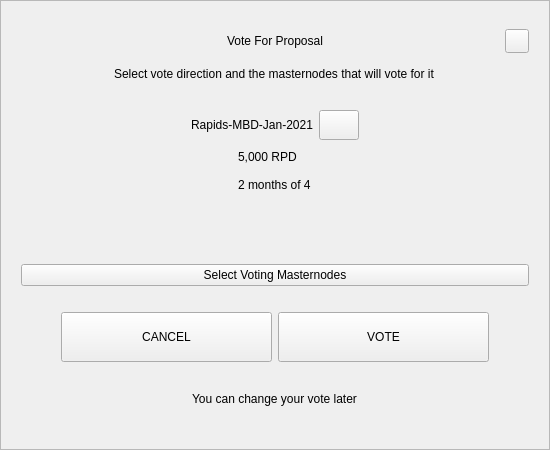
<?xml version="1.0" encoding="UTF-8"?>
<ui version="4.0">
 <class>VoteDialog</class>
 <widget class="QWidget" name="VoteDialog">
  <property name="geometry">
   <rect>
    <x>0</x>
    <y>0</y>
    <width>550</width>
    <height>450</height>
   </rect>
  </property>
  <layout class="QVBoxLayout" name="verticalLayout_1">
   <property name="spacing">
    <number>0</number>
   </property>
   <property name="leftMargin">
    <number>0</number>
   </property>
   <property name="topMargin">
    <number>0</number>
   </property>
   <property name="rightMargin">
    <number>0</number>
   </property>
   <property name="bottomMargin">
    <number>0</number>
   </property>
   <item>
    <widget class="QFrame" name="frame">
     <property name="styleSheet">
      <string notr="true"/>
     </property>
     <property name="frameShape">
      <enum>QFrame::StyledPanel</enum>
     </property>
     <property name="frameShadow">
      <enum>QFrame::Raised</enum>
     </property>
     <layout class="QVBoxLayout" name="verticalLayout_2">
      <property name="spacing">
       <number>6</number>
      </property>
      <property name="leftMargin">
       <number>20</number>
      </property>
      <property name="topMargin">
       <number>20</number>
      </property>
      <property name="rightMargin">
       <number>20</number>
      </property>
      <property name="bottomMargin">
       <number>20</number>
      </property>
      <item>
       <layout class="QHBoxLayout" name="horizontalLayout_1">
        <property name="spacing">
         <number>0</number>
        </property>
        <item>
         <spacer name="horizontalSpacer_1">
          <property name="orientation">
           <enum>Qt::Horizontal</enum>
          </property>
          <property name="sizeHint" stdset="0">
           <size>
            <width>40</width>
            <height>20</height>
           </size>
          </property>
         </spacer>
        </item>
        <item>
         <widget class="QLabel" name="labelTitle">
          <property name="minimumSize">
           <size>
            <width>0</width>
            <height>40</height>
           </size>
          </property>
          <property name="maximumSize">
           <size>
            <width>16777215</width>
            <height>40</height>
           </size>
          </property>
          <property name="styleSheet">
           <string notr="true">padding-left:24px;</string>
          </property>
          <property name="text">
           <string>Vote For Proposal</string>
          </property>
          <property name="alignment">
           <set>Qt::AlignCenter</set>
          </property>
          <property name="margin">
           <number>7</number>
          </property>
         </widget>
        </item>
        <item>
         <spacer name="horizontalSpacer_2">
          <property name="orientation">
           <enum>Qt::Horizontal</enum>
          </property>
          <property name="sizeHint" stdset="0">
           <size>
            <width>40</width>
            <height>20</height>
           </size>
          </property>
         </spacer>
        </item>
        <item>
         <widget class="QPushButton" name="btnEsc">
          <property name="minimumSize">
           <size>
            <width>24</width>
            <height>24</height>
           </size>
          </property>
          <property name="maximumSize">
           <size>
            <width>24</width>
            <height>24</height>
           </size>
          </property>
          <property name="focusPolicy">
           <enum>Qt::NoFocus</enum>
          </property>
          <property name="text">
           <string/>
          </property>
         </widget>
        </item>
       </layout>
      </item>
      <item alignment="Qt::AlignHCenter">
       <widget class="QLabel" name="labelSubtitle">
        <property name="text">
         <string>Select vote direction and the masternodes that will vote for it</string>
        </property>
       </widget>
      </item>
      <item>
       <spacer name="verticalSpacer_1">
        <property name="orientation">
         <enum>Qt::Vertical</enum>
        </property>
        <property name="sizeType">
         <enum>QSizePolicy::Expanding</enum>
        </property>
        <property name="sizeHint" stdset="0">
         <size>
          <width>20</width>
          <height>40</height>
         </size>
        </property>
       </spacer>
      </item>
      <item>
       <layout class="QHBoxLayout" name="horizontalLayout_2">
        <item>
         <spacer name="horizontalSpacer_3">
          <property name="orientation">
           <enum>Qt::Horizontal</enum>
          </property>
          <property name="sizeHint" stdset="0">
           <size>
            <width>40</width>
            <height>20</height>
           </size>
          </property>
         </spacer>
        </item>
        <item>
         <widget class="QLabel" name="labelTitleVote">
          <property name="minimumSize">
           <size>
            <width>0</width>
            <height>30</height>
           </size>
          </property>
          <property name="text">
           <string notr="true">Rapids-MBD-Jan-2021</string>
          </property>
          <property name="alignment">
           <set>Qt::AlignCenter</set>
          </property>
          <property name="wordWrap">
           <bool>true</bool>
          </property>
         </widget>
        </item>
        <item>
         <widget class="QPushButton" name="btnLink">
          <property name="minimumSize">
           <size>
            <width>0</width>
            <height>30</height>
           </size>
          </property>
          <property name="maximumSize">
           <size>
            <width>16777215</width>
            <height>30</height>
           </size>
          </property>
          <property name="cursor">
           <cursorShape>PointingHandCursor</cursorShape>
          </property>
          <property name="text">
           <string/>
          </property>
         </widget>
        </item>
        <item>
         <spacer name="horizontalSpacer_4">
          <property name="orientation">
           <enum>Qt::Horizontal</enum>
          </property>
          <property name="sizeHint" stdset="0">
           <size>
            <width>40</width>
            <height>20</height>
           </size>
          </property>
         </spacer>
        </item>
       </layout>
      </item>
      <item alignment="Qt::AlignHCenter">
       <widget class="QWidget" name="widget" native="true">
        <property name="minimumSize">
         <size>
          <width>0</width>
          <height>50</height>
         </size>
        </property>
        <layout class="QVBoxLayout" name="verticalLayout_3">
         <property name="spacing">
          <number>6</number>
         </property>
         <property name="leftMargin">
          <number>0</number>
         </property>
         <property name="topMargin">
          <number>0</number>
         </property>
         <property name="rightMargin">
          <number>0</number>
         </property>
         <property name="bottomMargin">
          <number>0</number>
         </property>
         <item>
          <widget class="QLabel" name="labelAmount">
           <property name="text">
            <string notr="true">5,000 RPD</string>
           </property>
          </widget>
         </item>
         <item>
          <widget class="QLabel" name="labelTime">
           <property name="text">
            <string notr="true">2 months of 4</string>
           </property>
          </widget>
         </item>
        </layout>
       </widget>
      </item>
      <item>
       <spacer name="verticalSpacer_2">
        <property name="orientation">
         <enum>Qt::Vertical</enum>
        </property>
        <property name="sizeType">
         <enum>QSizePolicy::Fixed</enum>
        </property>
        <property name="sizeHint" stdset="0">
         <size>
          <width>20</width>
          <height>10</height>
         </size>
        </property>
       </spacer>
      </item>
      <item>
       <widget class="QWidget" name="containerVotes" native="true">
        <property name="minimumSize">
         <size>
          <width>0</width>
          <height>36</height>
         </size>
        </property>
        <layout class="QHBoxLayout" name="horizontalLayout_3" stretch="1,0,1">
         <property name="spacing">
          <number>0</number>
         </property>
         <property name="leftMargin">
          <number>0</number>
         </property>
         <property name="topMargin">
          <number>0</number>
         </property>
         <property name="rightMargin">
          <number>0</number>
         </property>
         <property name="bottomMargin">
          <number>0</number>
         </property>
         <item>
          <widget class="QWidget" name="containerNo" native="true">
           <property name="sizePolicy">
            <sizepolicy hsizetype="Expanding" vsizetype="Preferred">
             <horstretch>0</horstretch>
             <verstretch>0</verstretch>
            </sizepolicy>
           </property>
           <property name="minimumSize">
            <size>
             <width>0</width>
             <height>36</height>
            </size>
           </property>
           <layout class="QGridLayout" name="gridLayout">
            <property name="leftMargin">
             <number>0</number>
            </property>
            <property name="topMargin">
             <number>0</number>
            </property>
            <property name="rightMargin">
             <number>0</number>
            </property>
            <property name="bottomMargin">
             <number>0</number>
            </property>
            <property name="spacing">
             <number>0</number>
            </property>
           </layout>
          </widget>
         </item>
         <item>
          <spacer name="horizontalSpacer_5">
           <property name="orientation">
            <enum>Qt::Horizontal</enum>
           </property>
           <property name="sizeType">
            <enum>QSizePolicy::Fixed</enum>
           </property>
           <property name="sizeHint" stdset="0">
            <size>
             <width>16</width>
             <height>20</height>
            </size>
           </property>
          </spacer>
         </item>
         <item>
          <widget class="QWidget" name="containerYes" native="true">
           <property name="minimumSize">
            <size>
             <width>0</width>
             <height>36</height>
            </size>
           </property>
           <property name="layoutDirection">
            <enum>Qt::LeftToRight</enum>
           </property>
           <layout class="QGridLayout" name="gridLayout_2">
            <property name="leftMargin">
             <number>0</number>
            </property>
            <property name="topMargin">
             <number>0</number>
            </property>
            <property name="rightMargin">
             <number>0</number>
            </property>
            <property name="bottomMargin">
             <number>0</number>
            </property>
            <property name="horizontalSpacing">
             <number>0</number>
            </property>
           </layout>
          </widget>
         </item>
        </layout>
       </widget>
      </item>
      <item>
       <spacer name="verticalSpacer_3">
        <property name="orientation">
         <enum>Qt::Vertical</enum>
        </property>
        <property name="sizeType">
         <enum>QSizePolicy::Fixed</enum>
        </property>
        <property name="sizeHint" stdset="0">
         <size>
          <width>20</width>
          <height>10</height>
         </size>
        </property>
       </spacer>
      </item>
      <item>
       <widget class="QPushButton" name="btnSelectMasternodes">
        <property name="cursor">
         <cursorShape>PointingHandCursor</cursorShape>
        </property>
        <property name="text">
         <string>Select Voting Masternodes</string>
        </property>
       </widget>
      </item>
      <item>
       <spacer name="verticalSpacer_4">
        <property name="orientation">
         <enum>Qt::Vertical</enum>
        </property>
        <property name="sizeType">
         <enum>QSizePolicy::Fixed</enum>
        </property>
        <property name="sizeHint" stdset="0">
         <size>
          <width>20</width>
          <height>20</height>
         </size>
        </property>
       </spacer>
      </item>
      <item>
       <layout class="QHBoxLayout" name="horizontalLayout_4" stretch="0,2,2,0">
        <item>
         <spacer name="horizontalSpacer_6">
          <property name="orientation">
           <enum>Qt::Horizontal</enum>
          </property>
          <property name="sizeHint" stdset="0">
           <size>
            <width>40</width>
            <height>20</height>
           </size>
          </property>
         </spacer>
        </item>
        <item>
         <widget class="QPushButton" name="btnCancel">
          <property name="minimumSize">
           <size>
            <width>0</width>
            <height>50</height>
           </size>
          </property>
          <property name="focusPolicy">
           <enum>Qt::NoFocus</enum>
          </property>
          <property name="text">
           <string>CANCEL</string>
          </property>
         </widget>
        </item>
        <item>
         <widget class="QPushButton" name="btnSave">
          <property name="minimumSize">
           <size>
            <width>0</width>
            <height>50</height>
           </size>
          </property>
          <property name="focusPolicy">
           <enum>Qt::NoFocus</enum>
          </property>
          <property name="text">
           <string>VOTE</string>
          </property>
         </widget>
        </item>
        <item>
         <spacer name="horizontalSpacer_7">
          <property name="orientation">
           <enum>Qt::Horizontal</enum>
          </property>
          <property name="sizeHint" stdset="0">
           <size>
            <width>40</width>
            <height>20</height>
           </size>
          </property>
         </spacer>
        </item>
       </layout>
      </item>
      <item>
       <spacer name="verticalSpacer_5">
        <property name="orientation">
         <enum>Qt::Vertical</enum>
        </property>
        <property name="sizeType">
         <enum>QSizePolicy::Expanding</enum>
        </property>
        <property name="sizeHint" stdset="0">
         <size>
          <width>20</width>
          <height>10</height>
         </size>
        </property>
       </spacer>
      </item>
      <item>
       <spacer name="verticalSpacer_6">
        <property name="orientation">
         <enum>Qt::Vertical</enum>
        </property>
        <property name="sizeHint" stdset="0">
         <size>
          <width>20</width>
          <height>40</height>
         </size>
        </property>
       </spacer>
      </item>
      <item alignment="Qt::AlignHCenter">
       <widget class="QLabel" name="labelMessage">
        <property name="text">
         <string>You can change your vote later</string>
        </property>
       </widget>
      </item>
      <item>
       <spacer name="verticalSpacer_7">
        <property name="orientation">
         <enum>Qt::Vertical</enum>
        </property>
        <property name="sizeType">
         <enum>QSizePolicy::Expanding</enum>
        </property>
        <property name="sizeHint" stdset="0">
         <size>
          <width>20</width>
          <height>40</height>
         </size>
        </property>
       </spacer>
      </item>
     </layout>
    </widget>
   </item>
  </layout>
 </widget>
 <resources/>
 <connections/>
</ui>
